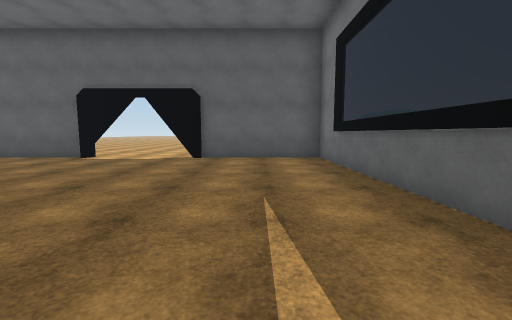
view 1 (above)

16 first-person views from a walk through a scene from a Unity 3-D project. The camera is 1.4 m above the floor, tilts 6° down and sees 90° across. Doors are open. The floor is counted in squares, 2 m on a side. Each view is taken from the middle of a square. On the plan, view 1 faces up. The plan holds only what a view shows up to about 9 squares ahead; the rest is blank. The place goes on beyond the plan. Surface patterns are stand-ins for the level's own textures.

view 2
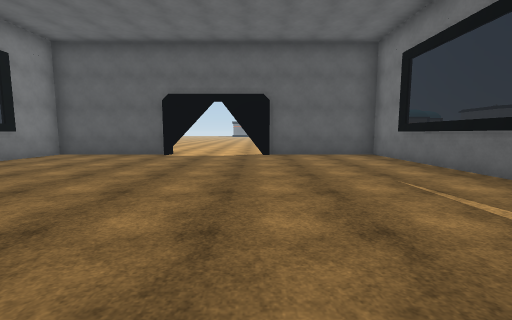

view 3
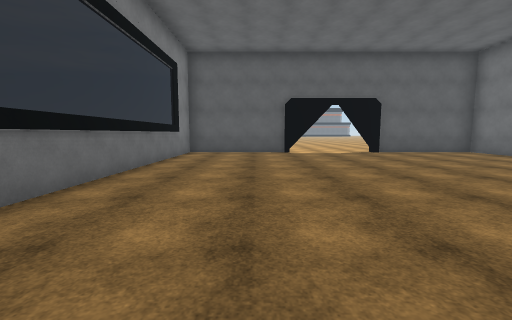

view 4
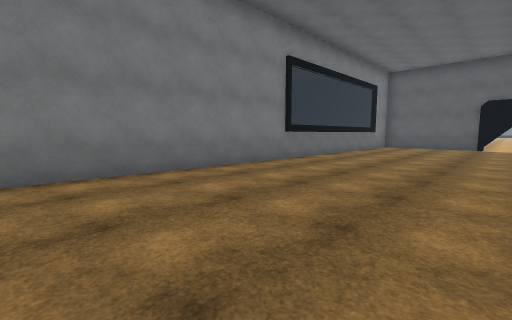

view 5
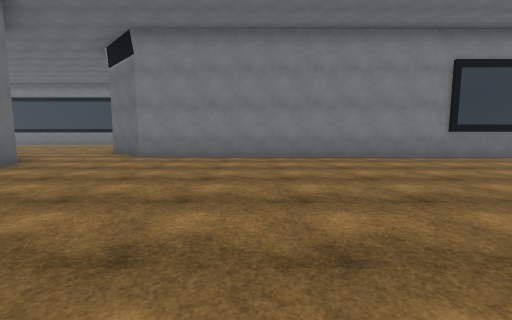

view 6
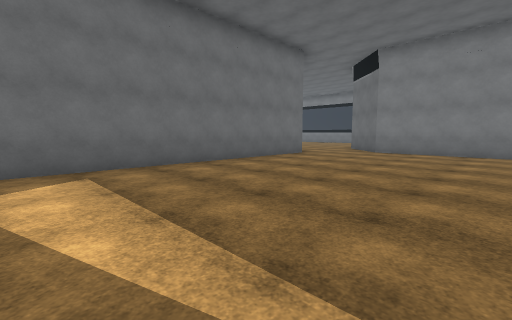

view 7
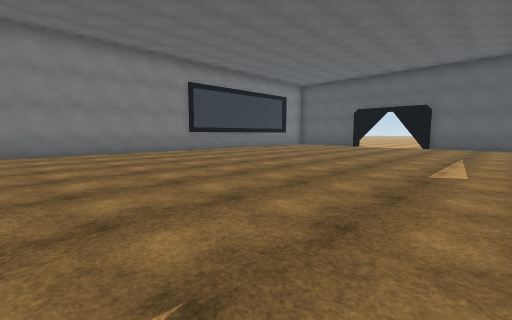

view 8
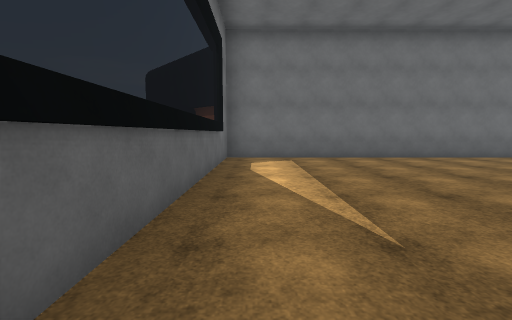

view 9
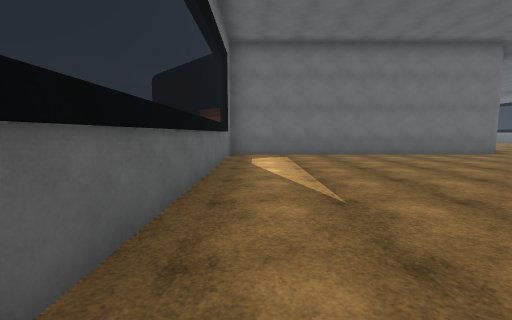

view 10
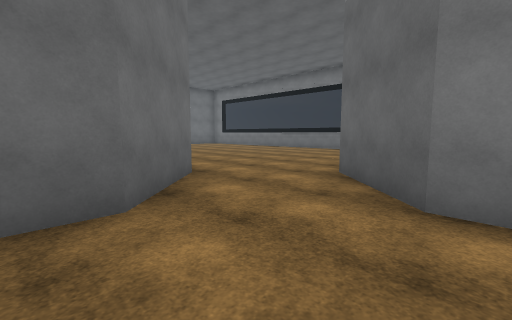

view 11
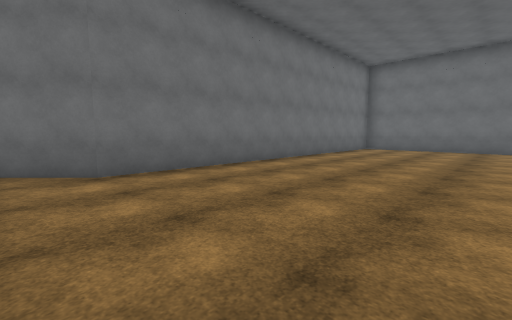

view 12
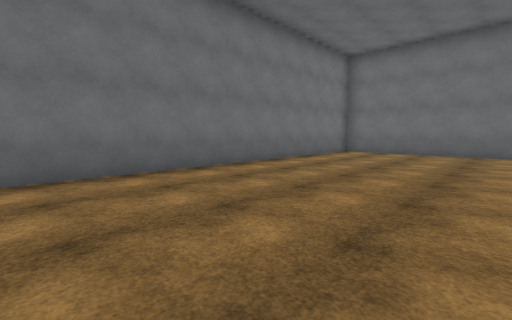

view 13
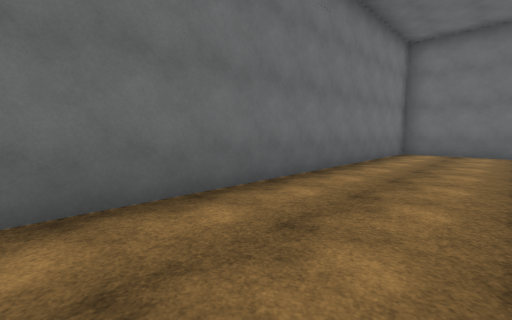

view 14
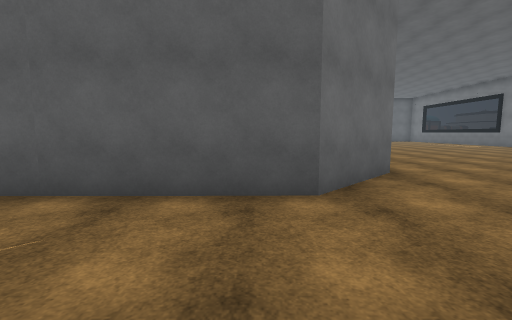

view 15
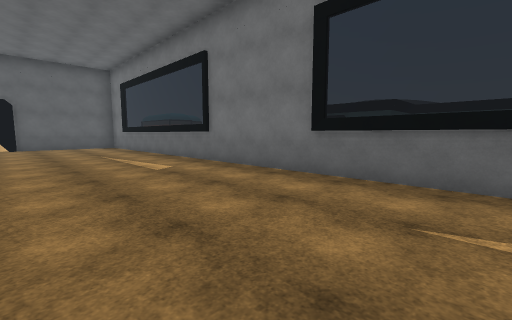

view 16
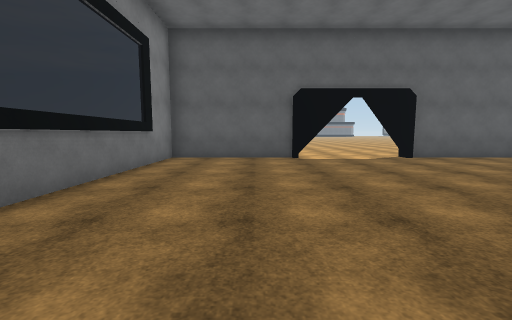

### Floor plan
Points are (right, up) in squares from view 1. A wall is a line through its corners. A room is listed if a view was taken in it or the views show most of it. See-through windows are left out.
Room 1 (views 1, 2, 3, 4, 5, 6, 7, 8, 9, 10, 15, 16)
walls: (-4, 7.3) (-8.5, 7.3); (-8.2, 7.4) (-8.6, -9.5) (-10.3, -11.2); (-7.7, -12.4) (-6.7, -11.4) (1.8, -11.4) (1.8, 7.3) (-2.5, 7.3)
ways out: opening at (-9, -12) to room 2; open door at (-3, 7)
Room 2 (views 11, 12, 13, 14)
walls: (-10.3, -11.2) (-13.6, -11.2); (-13.1, -23.5) (-8.4, -23.5) (-8.4, -13.1) (-7.7, -12.4)
ways out: opening at (-9, -12) to room 1

Where each view was taken, in squares from view 1:
view 1: 0 up, 0 right, facing up
view 2: 1 down, 2 left, facing up
view 3: 2 down, 6 left, facing up
view 4: 6 down, 4 left, facing up-left
view 5: 6 down, 1 left, facing left
view 6: 6 down, 1 right, facing down-left
view 7: 6 down, 1 right, facing up-left
view 8: 4 down, 1 right, facing down
view 9: 3 down, 1 right, facing down
view 10: 9 down, 6 left, facing down-left
view 11: 12 down, 13 left, facing down-right
view 12: 14 down, 13 left, facing down-right
view 13: 14 down, 11 left, facing down-right
view 14: 14 down, 11 left, facing up
view 15: 6 down, 2 left, facing up-right
view 16: 0 up, 6 left, facing up
